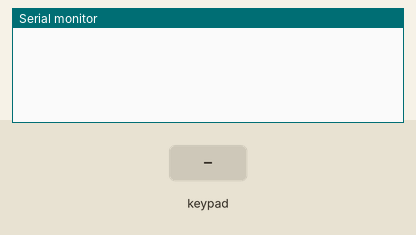
This program was run on a simulated Arduino Mega 2560, built with avr-gcc and run on an emulated ATmega2560. On the bench: the last lines printed to the serial monitor. Inputs (shaded band) come from the test bench.

Above: at 1.2 s.
1.3 s: key '1' pressed
At 1.7 s:
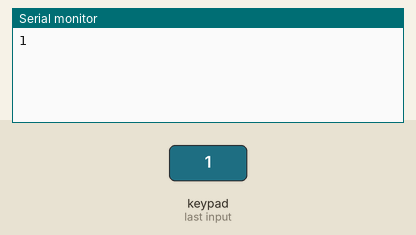
2.8 s: keypad keys 2 3 4 5 # pressed 0.4 s apart
At 5.2 s:
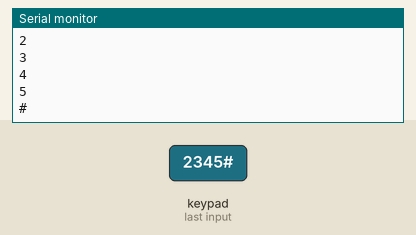
6.3 s: key 'A' pressed
At 6.7 s:
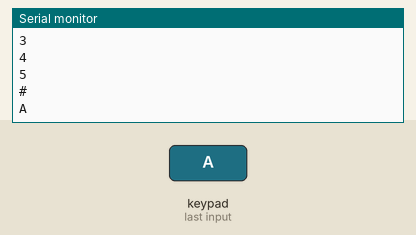
7.8 s: keypad keys 2 3 4 5 * pressed 0.4 s apart
At 10.2 s:
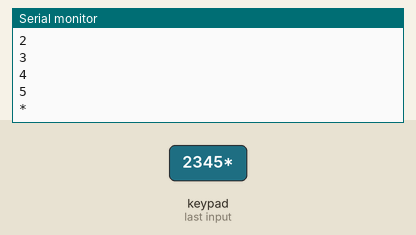
11.3 s: key 'B' pressed
At 12.5 s:
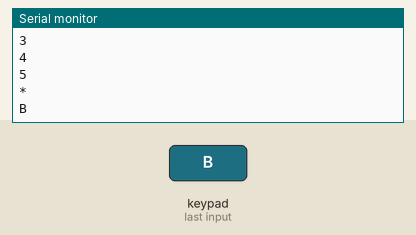
12.8 s: keypad keys 2 3 4 5 D pressed 0.4 s apart
At 15.3 s:
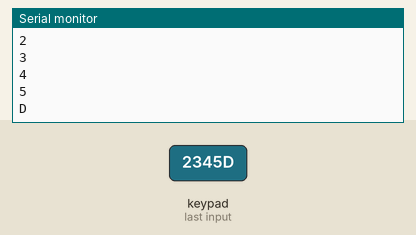
Timing chart, 0 to 16.8 s (numbered marks = the images above; inputs shaded):
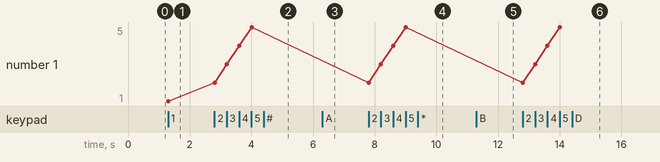

The program:

main.cpp
```cpp
 #include <Keypad.h>
 #include <SoftwareSerial.h>

     // Keypad setup
     const byte ROWS = 4;
     const byte COLS = 4;
     char keys[ROWS][COLS] = {
       {'1','2','3','A'},
       {'4','5','6','B'},
       {'7','8','9','C'},
       {'*','0','#','D'}
     };
     byte rowPins[ROWS] = {2, 3, 4, 5};
     byte colPins[COLS] = {6, 7, 8, 9};
     Keypad keypad = Keypad(makeKeymap(keys), rowPins, colPins, ROWS, COLS);

     SoftwareSerial BTSerial(18, 19);

     void setup() {
       Serial.begin(9600);
       BTSerial.begin(9600);
     }

     void loop() {
       char key = keypad.getKey();
       if (key) {
         Serial.println(key);
         BTSerial.print(key);
       }
     }
```

Measured:
- after the input at 1.3 s, the serial monitor: prints a new line at once (image 1)
- after the input at 2.8 s, the serial monitor: prints a new line at once (image 2)
- after the input at 6.3 s, the serial monitor: prints a new line at once (image 3)
- after the input at 7.8 s, the serial monitor: prints a new line at once (image 4)
- after the input at 11.3 s, the serial monitor: prints a new line at once (image 5)
- after the input at 12.8 s, the serial monitor: prints a new line at once (image 6)
- plotted number 1: 1 → 5 after the input at 2.8 s
